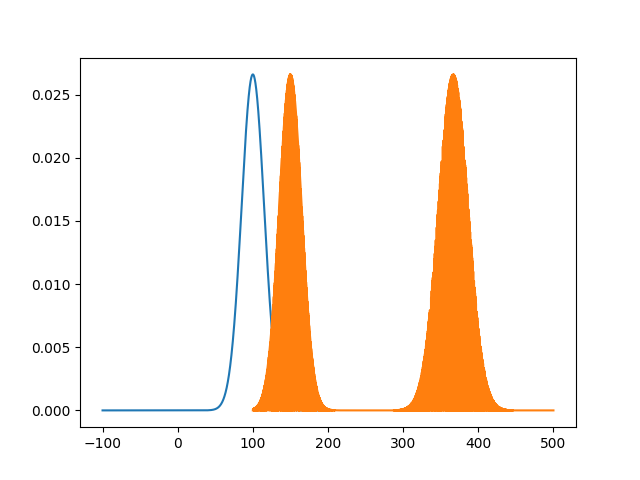

Here is the Python script that generated this plot:
import numpy as np
import math
import matplotlib.pyplot as plt
import scipy.stats as ss

'''Normal Distribution '''

u = np.random.normal(0,1,1);
mu1 = 100
Sigma1 = 225
r1 = mu1 + math.sqrt(Sigma1)*u #ask why have we used r1 here
sigma1 = math.sqrt(Sigma1)

x1 = np.linspace(-100, 200, 5000)
y1 = ss.norm.pdf(x1, mu1, sigma1)
plt.plot(x1, y1)

mu2 = 150
Sigma2 = 225
r2 = mu2 + math.sqrt(Sigma2)*u
sigma2 = math.sqrt(Sigma2)
x2 = np.linspace(100, 500, 5000)
u = 1*(np.random.uniform(0,1,5000)<=0.2)
y2 = u*y1+(1-u)*ss.norm.pdf(x2, mu2, sigma2)
plt.plot(x2,y2)

plt.show()
